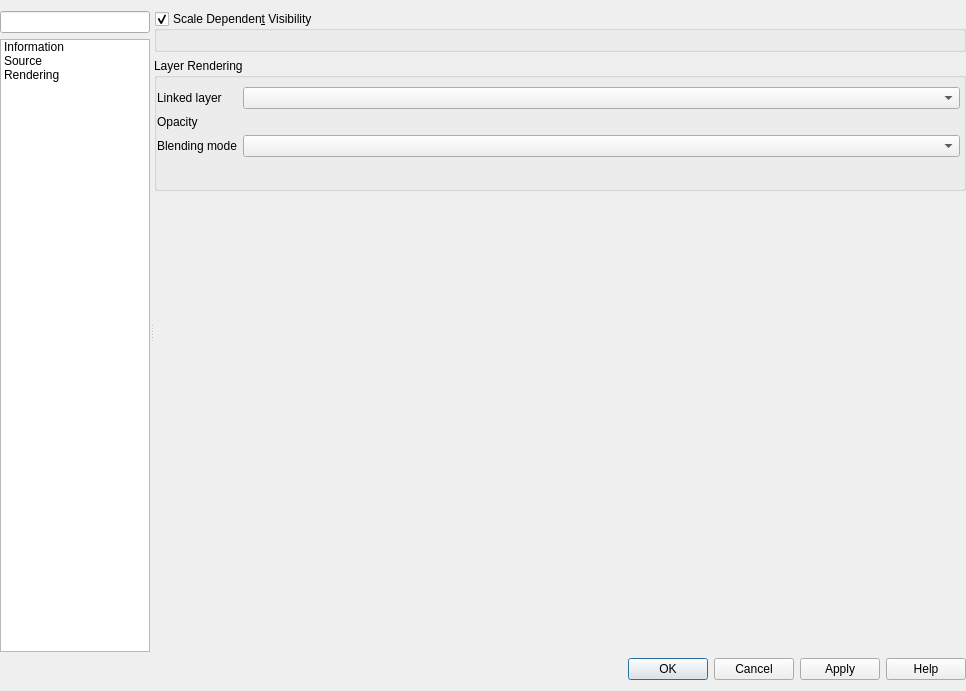
<?xml version="1.0" encoding="UTF-8"?>
<ui version="4.0">
 <class>QgsAnnotationLayerPropertiesBase</class>
 <widget class="QDialog" name="QgsAnnotationLayerPropertiesBase">
  <property name="geometry">
   <rect>
    <x>0</x>
    <y>0</y>
    <width>966</width>
    <height>691</height>
   </rect>
  </property>
  <property name="minimumSize">
   <size>
    <width>700</width>
    <height>0</height>
   </size>
  </property>
  <property name="windowTitle">
   <string>Annotation Layer Properties</string>
  </property>
  <layout class="QVBoxLayout" name="verticalLayout">
   <property name="leftMargin">
    <number>0</number>
   </property>
   <property name="rightMargin">
    <number>0</number>
   </property>
   <item>
    <widget class="QSplitter" name="mOptionsSplitter">
     <property name="orientation">
      <enum>Qt::Horizontal</enum>
     </property>
     <property name="childrenCollapsible">
      <bool>false</bool>
     </property>
     <widget class="QFrame" name="mOptionsListFrame">
      <property name="minimumSize">
       <size>
        <width>0</width>
        <height>0</height>
       </size>
      </property>
      <property name="frameShape">
       <enum>QFrame::NoFrame</enum>
      </property>
      <property name="frameShadow">
       <enum>QFrame::Raised</enum>
      </property>
      <layout class="QVBoxLayout" name="verticalLayout_2">
       <property name="leftMargin">
        <number>0</number>
       </property>
       <property name="topMargin">
        <number>0</number>
       </property>
       <property name="rightMargin">
        <number>0</number>
       </property>
       <property name="bottomMargin">
        <number>0</number>
       </property>
       <item>
        <widget class="QgsFilterLineEdit" name="mSearchLineEdit"/>
       </item>
       <item>
        <widget class="QListWidget" name="mOptionsListWidget">
         <property name="minimumSize">
          <size>
           <width>58</width>
           <height>0</height>
          </size>
         </property>
         <property name="maximumSize">
          <size>
           <width>150</width>
           <height>16777215</height>
          </size>
         </property>
         <property name="horizontalScrollBarPolicy">
          <enum>Qt::ScrollBarAlwaysOff</enum>
         </property>
         <property name="editTriggers">
          <set>QAbstractItemView::NoEditTriggers</set>
         </property>
         <property name="iconSize">
          <size>
           <width>32</width>
           <height>32</height>
          </size>
         </property>
         <property name="textElideMode">
          <enum>Qt::ElideNone</enum>
         </property>
         <property name="resizeMode">
          <enum>QListView::Adjust</enum>
         </property>
         <property name="wordWrap">
          <bool>true</bool>
         </property>
         <item>
          <property name="text">
           <string>Information</string>
          </property>
          <property name="toolTip">
           <string>Information</string>
          </property>
          <property name="icon">
           <iconset resource="../../../images/images.qrc">
            <normaloff>:/images/themes/default/propertyicons/metadata.svg</normaloff>:/images/themes/default/propertyicons/metadata.svg</iconset>
          </property>
         </item>
         <item>
          <property name="text">
           <string>Source</string>
          </property>
          <property name="toolTip">
           <string>Source</string>
          </property>
          <property name="icon">
           <iconset resource="../../../images/images.qrc">
            <normaloff>:/images/themes/default/propertyicons/system.svg</normaloff>:/images/themes/default/propertyicons/system.svg</iconset>
          </property>
         </item>
         <item>
          <property name="text">
           <string>Rendering</string>
          </property>
          <property name="toolTip">
           <string>Rendering</string>
          </property>
          <property name="icon">
           <iconset resource="../../../images/images.qrc">
            <normaloff>:/images/themes/default/propertyicons/rendering.svg</normaloff>:/images/themes/default/propertyicons/rendering.svg</iconset>
          </property>
         </item>
        </widget>
       </item>
      </layout>
     </widget>
     <widget class="QFrame" name="mOptionsFrame">
      <property name="sizePolicy">
       <sizepolicy hsizetype="Expanding" vsizetype="Preferred">
        <horstretch>1</horstretch>
        <verstretch>0</verstretch>
       </sizepolicy>
      </property>
      <property name="frameShape">
       <enum>QFrame::NoFrame</enum>
      </property>
      <property name="frameShadow">
       <enum>QFrame::Raised</enum>
      </property>
      <layout class="QVBoxLayout" name="verticalLayout_3">
       <property name="leftMargin">
        <number>0</number>
       </property>
       <property name="topMargin">
        <number>0</number>
       </property>
       <property name="rightMargin">
        <number>0</number>
       </property>
       <property name="bottomMargin">
        <number>0</number>
       </property>
       <item>
        <widget class="QStackedWidget" name="mOptionsStackedWidget">
         <property name="sizePolicy">
          <sizepolicy hsizetype="Expanding" vsizetype="Expanding">
           <horstretch>0</horstretch>
           <verstretch>0</verstretch>
          </sizepolicy>
         </property>
         <property name="frameShadow">
          <enum>QFrame::Plain</enum>
         </property>
         <property name="currentIndex">
          <number>2</number>
         </property>
         <widget class="QWidget" name="mOptsPage_Information">
          <layout class="QVBoxLayout" name="verticalLayout_4">
           <property name="leftMargin">
            <number>0</number>
           </property>
           <property name="topMargin">
            <number>0</number>
           </property>
           <property name="rightMargin">
            <number>0</number>
           </property>
           <property name="bottomMargin">
            <number>0</number>
           </property>
           <item>
            <widget class="QTextBrowser" name="mInformationTextBrowser"/>
           </item>
          </layout>
         </widget>
         <widget class="QWidget" name="mOptsPage_Source">
          <layout class="QVBoxLayout" name="verticalLayout_9">
           <property name="leftMargin">
            <number>0</number>
           </property>
           <property name="topMargin">
            <number>0</number>
           </property>
           <property name="rightMargin">
            <number>0</number>
           </property>
           <property name="bottomMargin">
            <number>0</number>
           </property>
           <item>
            <widget class="QgsCollapsibleGroupBox" name="groupBox_60">
             <property name="title">
              <string>Settings</string>
             </property>
             <layout class="QVBoxLayout" name="verticalLayout_260">
              <item>
               <layout class="QHBoxLayout" name="horizontalLayout_13">
                <item>
                 <widget class="QLabel" name="label_6">
                  <property name="text">
                   <string>Layer name</string>
                  </property>
                 </widget>
                </item>
                <item>
                 <widget class="QLineEdit" name="mLayerOrigNameLineEdit"/>
                </item>
               </layout>
              </item>
             </layout>
            </widget>
           </item>
           <item>
            <widget class="QgsCollapsibleGroupBox" name="mCrsGroupBox">
             <property name="focusPolicy">
              <enum>Qt::StrongFocus</enum>
             </property>
             <property name="title">
              <string>Assigned Coordinate Reference System (CRS)</string>
             </property>
             <property name="checkable">
              <bool>false</bool>
             </property>
             <property name="syncGroup" stdset="0">
              <string notr="true">vectorgeneral</string>
             </property>
             <layout class="QVBoxLayout" name="verticalLayout_28">
              <property name="spacing">
               <number>6</number>
              </property>
              <item>
               <widget class="QgsProjectionSelectionWidget" name="mCrsSelector" native="true">
                <property name="focusPolicy">
                 <enum>Qt::StrongFocus</enum>
                </property>
               </widget>
              </item>
              <item>
               <widget class="QLabel" name="label_7">
                <property name="text">
                 <string>&lt;html&gt;&lt;head/&gt;&lt;body&gt;&lt;p&gt;&lt;span style=&quot; font-weight:600;&quot;&gt;Changing this option does not modify the original data source or perform any reprojection of points. Rather, it can be used to override the layer's CRS within this project if it could not be detected or has been incorrectly detected.&lt;/span&gt;&lt;/p&gt;&lt;/body&gt;&lt;/html&gt;</string>
                </property>
                <property name="textFormat">
                 <enum>Qt::RichText</enum>
                </property>
                <property name="wordWrap">
                 <bool>true</bool>
                </property>
               </widget>
              </item>
              <item>
               <widget class="Line" name="line_2">
                <property name="orientation">
                 <enum>Qt::Vertical</enum>
                </property>
               </widget>
              </item>
             </layout>
            </widget>
           </item>
           <item>
            <spacer name="verticalSpacer">
             <property name="orientation">
              <enum>Qt::Vertical</enum>
             </property>
             <property name="sizeHint" stdset="0">
              <size>
               <width>20</width>
               <height>40</height>
              </size>
             </property>
            </spacer>
           </item>
          </layout>
         </widget>
         <widget class="QWidget" name="mOptsPage_Rendering">
          <layout class="QVBoxLayout" name="verticalLayout_5">
           <property name="leftMargin">
            <number>0</number>
           </property>
           <property name="topMargin">
            <number>0</number>
           </property>
           <property name="rightMargin">
            <number>0</number>
           </property>
           <property name="bottomMargin">
            <number>0</number>
           </property>
           <item>
            <widget class="QgsScrollArea" name="scrollArea_19">
             <property name="frameShape">
              <enum>QFrame::NoFrame</enum>
             </property>
             <property name="widgetResizable">
              <bool>true</bool>
             </property>
             <widget class="QWidget" name="scrollAreaWidgetContents_19">
              <property name="geometry">
               <rect>
                <x>0</x>
                <y>0</y>
                <width>812</width>
                <height>641</height>
               </rect>
              </property>
              <layout class="QVBoxLayout" name="verticalLayout_6">
               <property name="leftMargin">
                <number>0</number>
               </property>
               <property name="topMargin">
                <number>0</number>
               </property>
               <property name="rightMargin">
                <number>0</number>
               </property>
               <property name="bottomMargin">
                <number>0</number>
               </property>
               <item>
                <widget class="QgsCollapsibleGroupBox" name="mScaleVisibilityGroupBox">
                 <property name="title">
                  <string>Scale Dependen&amp;t Visibility</string>
                 </property>
                 <property name="checkable">
                  <bool>true</bool>
                 </property>
                 <layout class="QGridLayout" name="gridLayout_6">
                  <item row="0" column="0">
                   <widget class="QgsScaleRangeWidget" name="mScaleRangeWidget" native="true">
                    <property name="focusPolicy">
                     <enum>Qt::StrongFocus</enum>
                    </property>
                   </widget>
                  </item>
                 </layout>
                </widget>
               </item>
               <item>
                <widget class="QGroupBox" name="mLayerRenderingGroupBox">
                 <property name="title">
                  <string>Layer Rendering</string>
                 </property>
                 <property name="flat">
                  <bool>true</bool>
                 </property>
                 <property name="checkable">
                  <bool>false</bool>
                 </property>
                 <property name="collapsed" stdset="0">
                  <bool>true</bool>
                 </property>
                 <property name="saveCollapsedState" stdset="0">
                  <bool>false</bool>
                 </property>
                 <layout class="QGridLayout" name="gridLayout_2" columnstretch="1,0,0,2">
                  <property name="leftMargin">
                   <number>0</number>
                  </property>
                  <property name="rightMargin">
                   <number>3</number>
                  </property>
                  <item row="3" column="0" colspan="4">
                   <widget class="QgsEffectStackCompactWidget" name="mEffectWidget" native="true">
                    <property name="minimumSize">
                     <size>
                      <width>16</width>
                      <height>16</height>
                     </size>
                    </property>
                    <property name="focusPolicy">
                     <enum>Qt::StrongFocus</enum>
                    </property>
                   </widget>
                  </item>
                  <item row="1" column="0">
                   <widget class="QLabel" name="lblTransparency">
                    <property name="text">
                     <string>Opacity</string>
                    </property>
                   </widget>
                  </item>
                  <item row="1" column="1" colspan="3">
                   <widget class="QgsOpacityWidget" name="mOpacityWidget" native="true">
                    <property name="focusPolicy">
                     <enum>Qt::StrongFocus</enum>
                    </property>
                   </widget>
                  </item>
                  <item row="2" column="0">
                   <widget class="QLabel" name="lblBlend">
                    <property name="text">
                     <string>Blending mode</string>
                    </property>
                   </widget>
                  </item>
                  <item row="2" column="1" colspan="3">
                   <widget class="QgsBlendModeComboBox" name="mBlendModeComboBox">
                    <property name="sizePolicy">
                     <sizepolicy hsizetype="Expanding" vsizetype="Preferred">
                      <horstretch>4</horstretch>
                      <verstretch>0</verstretch>
                     </sizepolicy>
                    </property>
                   </widget>
                  </item>
                  <item row="0" column="0">
                   <widget class="QLabel" name="layerLabel">
                    <property name="text">
                     <string>Linked layer</string>
                    </property>
                   </widget>
                  </item>
                  <item row="0" column="1" colspan="3">
                   <widget class="QgsMapLayerComboBox" name="mLayerComboBox">
                    <property name="toolTip">
                     <string>Allows the annotation layer to be associated with a map layer. If set, the annotations will only be visible when the layer is visible.</string>
                    </property>
                   </widget>
                  </item>
                 </layout>
                </widget>
               </item>
               <item>
                <spacer name="verticalSpacer_2">
                 <property name="orientation">
                  <enum>Qt::Vertical</enum>
                 </property>
                 <property name="sizeHint" stdset="0">
                  <size>
                   <width>20</width>
                   <height>40</height>
                  </size>
                 </property>
                </spacer>
               </item>
              </layout>
             </widget>
            </widget>
           </item>
          </layout>
         </widget>
        </widget>
       </item>
      </layout>
     </widget>
    </widget>
   </item>
   <item>
    <widget class="QFrame" name="mButtonBoxFrame">
     <property name="sizePolicy">
      <sizepolicy hsizetype="Preferred" vsizetype="Maximum">
       <horstretch>0</horstretch>
       <verstretch>0</verstretch>
      </sizepolicy>
     </property>
     <property name="frameShape">
      <enum>QFrame::NoFrame</enum>
     </property>
     <property name="frameShadow">
      <enum>QFrame::Raised</enum>
     </property>
     <layout class="QGridLayout" name="gridLayout">
      <property name="leftMargin">
       <number>0</number>
      </property>
      <property name="topMargin">
       <number>0</number>
      </property>
      <property name="rightMargin">
       <number>0</number>
      </property>
      <property name="bottomMargin">
       <number>0</number>
      </property>
      <item row="0" column="0" colspan="2">
       <widget class="QDialogButtonBox" name="buttonBox">
        <property name="orientation">
         <enum>Qt::Horizontal</enum>
        </property>
        <property name="standardButtons">
         <set>QDialogButtonBox::StandardButton::Apply|QDialogButtonBox::StandardButton::Cancel|QDialogButtonBox::StandardButton::Help|QDialogButtonBox::StandardButton::Ok</set>
        </property>
       </widget>
      </item>
     </layout>
    </widget>
   </item>
  </layout>
 </widget>
 <customwidgets>
  <customwidget>
   <class>QgsFilterLineEdit</class>
   <extends>QLineEdit</extends>
   <header>qgsfilterlineedit.h</header>
  </customwidget>
  <customwidget>
   <class>QgsCollapsibleGroupBox</class>
   <extends>QGroupBox</extends>
   <header>qgscollapsiblegroupbox.h</header>
   <container>1</container>
  </customwidget>
  <customwidget>
   <class>QgsProjectionSelectionWidget</class>
   <extends>QWidget</extends>
   <header>qgsprojectionselectionwidget.h</header>
   <container>1</container>
  </customwidget>
  <customwidget>
   <class>QgsScrollArea</class>
   <extends>QScrollArea</extends>
   <header>qgsscrollarea.h</header>
   <container>1</container>
  </customwidget>
  <customwidget>
   <class>QgsScaleRangeWidget</class>
   <extends>QWidget</extends>
   <header>qgsscalerangewidget.h</header>
  </customwidget>
  <customwidget>
   <class>QgsBlendModeComboBox</class>
   <extends>QComboBox</extends>
   <header>qgsblendmodecombobox.h</header>
  </customwidget>
  <customwidget>
   <class>QgsEffectStackCompactWidget</class>
   <extends>QWidget</extends>
   <header>qgseffectstackpropertieswidget.h</header>
   <container>1</container>
  </customwidget>
  <customwidget>
   <class>QgsOpacityWidget</class>
   <extends>QWidget</extends>
   <header>qgsopacitywidget.h</header>
   <container>1</container>
  </customwidget>
  <customwidget>
   <class>QgsMapLayerComboBox</class>
   <extends>QComboBox</extends>
   <header location="global">qgsmaplayercombobox.h</header>
  </customwidget>
 </customwidgets>
 <tabstops>
  <tabstop>mSearchLineEdit</tabstop>
  <tabstop>mOptionsListWidget</tabstop>
  <tabstop>mInformationTextBrowser</tabstop>
  <tabstop>mLayerOrigNameLineEdit</tabstop>
  <tabstop>mCrsGroupBox</tabstop>
  <tabstop>mCrsSelector</tabstop>
  <tabstop>scrollArea_19</tabstop>
  <tabstop>mScaleVisibilityGroupBox</tabstop>
  <tabstop>mScaleRangeWidget</tabstop>
  <tabstop>mLayerComboBox</tabstop>
  <tabstop>mOpacityWidget</tabstop>
  <tabstop>mBlendModeComboBox</tabstop>
  <tabstop>mEffectWidget</tabstop>
 </tabstops>
 <resources>
  <include location="../../../images/images.qrc"/>
 </resources>
 <connections>
  <connection>
   <sender>mOptionsListWidget</sender>
   <signal>currentRowChanged(int)</signal>
   <receiver>mOptionsStackedWidget</receiver>
   <slot>setCurrentIndex(int)</slot>
   <hints>
    <hint type="sourcelabel">
     <x>86</x>
     <y>325</y>
    </hint>
    <hint type="destinationlabel">
     <x>794</x>
     <y>14</y>
    </hint>
   </hints>
  </connection>
 </connections>
</ui>
